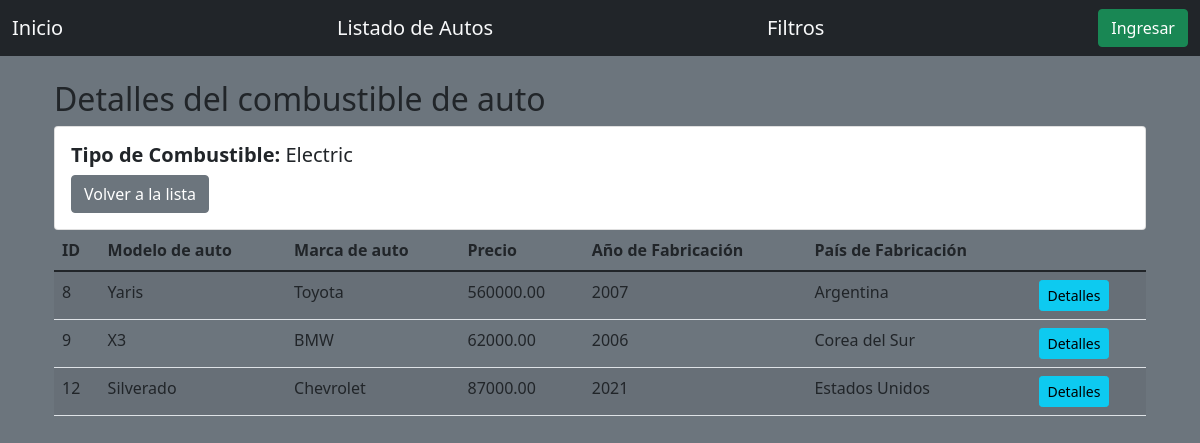
/vehiculos/combustible/1/, run on the app's committed database.
### vehiculos/models.py (models this page shows, shortened)
class Combustible(models.Model):
    name = models.CharField(max_length=20)

class Auto(models.Model):
    name = models.CharField(max_length=120)
    mark = models.ForeignKey(
        Marca,
        on_delete=models.SET_NULL,
        related_name='marcas',
        null=True,
    )
    price = models.DecimalField(
        max_digits=10,
        decimal_places=2,
    )
    year = models.ForeignKey(
        Anio,
        on_delete=models.SET_NULL,
        related_name='anios',
        null=True,
    )
    fuel = models.ForeignKey(
        Combustible,
        on_delete=models.SET_NULL,
        related_name='combustibles',
        null=True,
    )
    country = models.ForeignKey(
        Pais,
        on_delete=models.SET_NULL,
        related_name='paises',
        null=True,
    )

class Marca(models.Model):
    name = models.CharField(max_length=30)
    def __str__(self):
        return self.name

class Anio(models.Model):
    name = models.CharField(max_length=20)
    def __str__(self):
        return self.name

class Pais(models.Model):
    name = models.CharField(max_length=20)
    def __str__(self):
        return self.name

### vehiculos/views/combustible_view.py (the view)
def combustible_detail(request, id:int):
    repoA = AutoRepository()
    combustible = repoC.get_by_id(id)
    autos = repoA.filter_by_fuel(combustible)
    return render(
        request,
        'combustibles/detail.html',
        dict (
            fuel = combustible,
            cars = autos,
        )
    )

### vehiculos/repositories/auto.py (called while the page is built)
    def filter_by_fuel(
        self,
        combustible: Combustible,
    ) -> List[Auto]:
        return Auto.objects.filter(fuel=combustible)

### vehiculos/repositories/combustible.py (called while the page is built)
    def get_by_id(self, id: int) -> Optional[Combustible]:
        try:
            combustible = Combustible.objects.get(id=id)
        except:
            combustible = None
        return combustible

### vehiculos/templates/combustibles/detail.html (shortened to what this page needs)
{% extends "home/base.html" %}
{% block content %}
<div class="container mt-3">
    <h2>Detalles del combustible de auto</h2>
    <div class="card">
        <div class="card-body">
            <h5 class="card-title"><strong>Tipo de Combustible:</strong> {{ fuel.name }}</h5>
            <a href="{% url 'combustible_list' %}" class="btn btn-secondary">Volver a la lista</a>
        </div>
    </div>
    <table class="table table-striped">
        <thead class="thead-inverse">
            <tr>
                <th>ID</th>
                <th>Modelo de auto</th>
                <th>Marca de auto</th>
                <th>Precio</th>
                <th>Año de Fabricación</th>
                <th>País de Fabricación</th>
            </tr>
        </thead>
        <tbody>
            {% for car in cars %}
                <tr>
                    <td scope="row">{{car.id}}</td>
                    <td>{{ car.name }}</td>
                    <td>{{ car.mark }}</td>
                    <td>{{ car.price }}</td>
                    <td>{{ car.year }}</td>
                    <td>{{ car.country }}</td>
                    <td>
                        <a href="{% url 'auto_detail' car.id %}" class="btn btn-info btn-sm">Detalles</a>
                    </td>
                </tr>
            {% endfor %}
        </tbody>
    </table>
</div>
{% endblock %}

### data on the page
Combustible: name "Electric"
Auto: id "8", name "Yaris", mark "Toyota", price "560000.00", year "2007", country "Argentina"
Auto: id "9", name "X3", mark "BMW", price "62000.00", year "2006", country "Corea del Sur"
Auto: id "12", name "Silverado", mark "Chevrolet", price "87000.00", year "2021", country "Estados Unidos"
